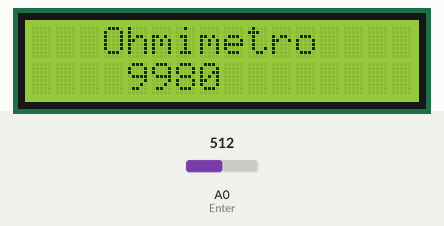
A sketch run on a simulated Arduino Uno, built with avr-gcc and run on an emulated ATmega328P. Shown: 16×2 character LCD. The inputs (shaded band) are chosen by the test bench; at power-on: A0 (Enter) = 512. What the sketch prints to the serial monitor is not drawn.

Above: at 1.2 s.
1.3 s: A0 (Enter) set to 716
At 2.5 s:
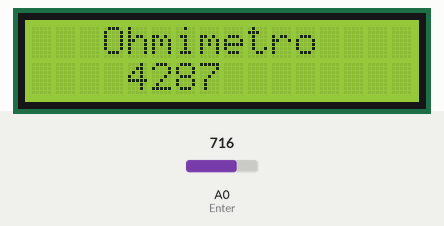
2.8 s: A0 (Enter) set to 900
At 3.7 s:
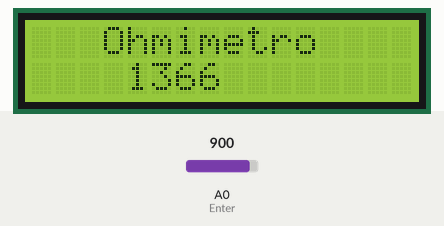
4.3 s: A0 (Enter) set to 1023
At 4.6 s:
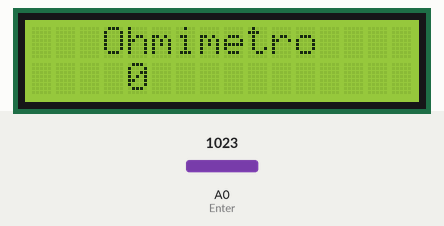
Timing chart, 0 to 7.3 s (numbered marks = the images above; inputs shaded):
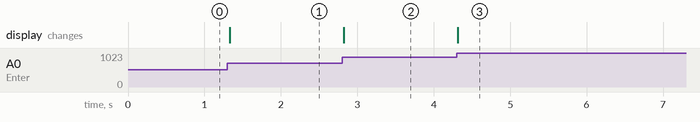

Measured:
- after the input at 1.3 s, the display: changes at once (image 1)
- after the input at 2.8 s, the display: changes at once (image 2)
- after the input at 4.3 s, the display: changes at once (image 3)

The sketch:

ohmimetro.ino
```cpp
/*
Fundacion Kinal
Centro Educativo Tecnico Kinal
Electronica
Grado: Quinto
Curso: Taller de Electronica Digital
Alumno: Josué David Padilla Morataya
Seccion: A
Carne: 2022074
Proyecto:CONTROL DE UNA SECUENCIA DE COLORES RGB
*/
//librerias
#include <LiquidCrystal_I2C.h>

//Directivas de procesador
#define Enter A0

//Variables
float vlr_entrada;
float Parte_1;
int Vcc=5;
float Parte_2;
int Res;
int res2 = 10000;
int res1;
//
void formula(void);
//Constructor
LiquidCrystal_I2C LCD_Padilla(0x27, 16, 2);

void setup(){
  Serial.begin(9600);
LCD_Padilla.init();
LCD_Padilla.backlight();
LCD_Padilla.setCursor(3,0);
LCD_Padilla.print ("Ohmimetro");
  pinMode(A0, INPUT);
  }

void loop(){
  formula();
}
void formula(){
  vlr_entrada = analogRead(Enter);
  vlr_entrada =(Vcc * vlr_entrada) / 1023;
  if (vlr_entrada){
  Parte_1= Vcc - vlr_entrada;
  Parte_2 = vlr_entrada;
  res1 = (Parte_1/Parte_2) * res2;
  LCD_Padilla.setCursor(4,1);
  LCD_Padilla.print(res1);
   LCD_Padilla.print("            ");
   Serial.println(res1);
  }
  }
```
